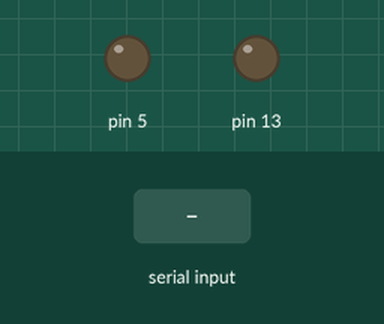
The sketch below on a simulated Arduino Uno, built with avr-gcc and run on an emulated ATmega328P. On the bench: output pins drawn as LEDs (lit = HIGH). The inputs (shaded band) are chosen by the test bench. Pins used as bus, display or sensor lines are not drawn.

Above: at 6.2 s.
6.3 s: "5\n" received over Serial
At 7.1 s:
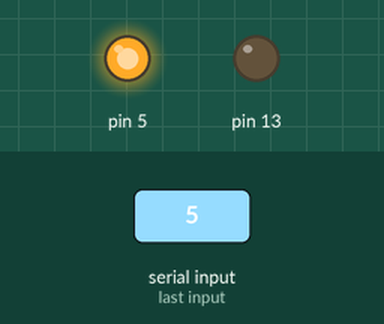
7.8 s: "69\n" received over Serial
At 8.3 s:
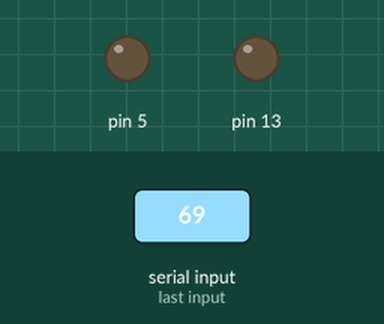
Timing chart, 0 to 10.8 s (numbered marks = the images above; inputs shaded):
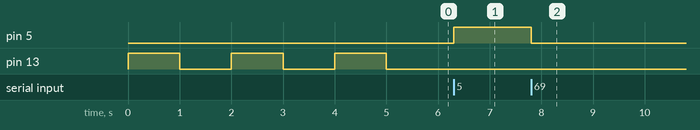

Measured:
- after the input at 6.3 s, pin 5: LOW → HIGH at once
- after the input at 7.8 s, pin 5: HIGH → LOW at once

The sketch:

test.ino
```cpp
uint8_t data = 0;

int record[15];

void setup() {
  Serial.begin(115200);
  pinMode(13, OUTPUT);
  digitalWrite(13, HIGH);
  delay(1000);
  digitalWrite(13, LOW);
  delay(1000);
  digitalWrite(13, HIGH);
  delay(1000);
  digitalWrite(13, LOW);
  delay(1000);
  digitalWrite(13, HIGH);
  delay(1000);
  digitalWrite(13, LOW);

  pinMode(13, INPUT);
}


void loop() {
  if (Serial.available() > 0) {
    data = Serial.parseInt();
    if (data > -1 && data < 14) {
      pinMode(data, OUTPUT);
      digitalWrite(data, HIGH);
    } else if (data == 69) {
      for (int i = 0; i < sizeof(record); i++) {
        digitalWrite(i, LOW);
      }
    }
  }
}
```
